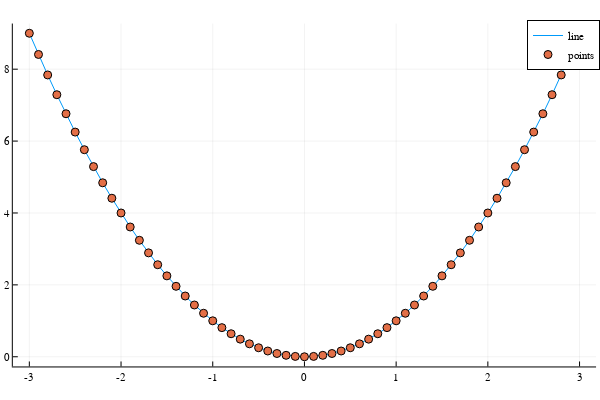

The notebook cell saved with this chart:
### Code cell
plot(x, y, label="line")
scatter!(x, y , label="points")

### Figure 1 — Plotly figure (JSON) as saved in the notebook; plotly's stock layout.template omitted (floating-point values rounded to 4 significant figures)
{"data": [{"colorbar": {"len": 0.9525, "title": "", "x": 0.9934, "y": 0.5139}, "legendgroup": "line", "line": {"color": "rgba(0, 154, 250, 1.000)", "dash": "solid", "shape": "linear", "width": 1}, "mode": "lines", "name": "line", "showlegend": true, "type": "scatter", "x": [-3, -2.9, -2.8, -2.7, -2.6, -2.5, -2.4, -2.3, -2.2, -2.1, -2, -1.9, -1.8, -1.7, -1.6, -1.5, -1.4, -1.3, -1.2, -1.1, -1, -0.9, -0.8, -0.7, -0.6, -0.5, -0.4, -0.3, -0.2, -0.1, 0, 0.1, 0.2, 0.3, 0.4, 0.5, 0.6, 0.7, 0.8, 0.9, 1, 1.1, 1.2, 1.3, 1.4, 1.5, 1.6, 1.7, 1.8, 1.9, 2, 2.1, 2.2, 2.3, 2.4, 2.5, 2.6, 2.7, 2.8, 2.9, 3], "xaxis": "x", "y": [9, 8.41, 7.84, 7.29, 6.76, 6.25, 5.76, 5.29, 4.84, 4.41, 4, 3.61, 3.24, 2.89, 2.56, 2.25, 1.96, 1.69, 1.44, 1.21, 1, 0.81, 0.64, 0.49, 0.36, 0.25, 0.16, 0.09, 0.04, 0.01, 0, 0.01, 0.04, 0.09, 0.16, 0.25, 0.36, 0.49, 0.64, 0.81, 1, 1.21, 1.44, 1.69, 1.96, 2.25, 2.56, 2.89, 3.24, 3.61, 4, 4.41, 4.84, 5.29, 5.76, 6.25, 6.76, 7.29, 7.84, 8.41, 9], "yaxis": "y"}, {"colorbar": {"len": 0.9525, "title": "", "x": 0.9934, "y": 0.5139}, "legendgroup": "points", "marker": {"color": "rgba(227, 111, 71, 1.000)", "line": {"color": "rgba(0, 0, 0, 1.000)", "width": 1}, "size": 8, "symbol": "circle"}, "mode": "markers", "name": "points", "showlegend": true, "type": "scatter", "x": [-3, -2.9, -2.8, -2.7, -2.6, -2.5, -2.4, -2.3, -2.2, -2.1, -2, -1.9, -1.8, -1.7, -1.6, -1.5, -1.4, -1.3, -1.2, -1.1, -1, -0.9, -0.8, -0.7, -0.6, -0.5, -0.4, -0.3, -0.2, -0.1, 0, 0.1, 0.2, 0.3, 0.4, 0.5, 0.6, 0.7, 0.8, 0.9, 1, 1.1, 1.2, 1.3, 1.4, 1.5, 1.6, 1.7, 1.8, 1.9, 2, 2.1, 2.2, 2.3, 2.4, 2.5, 2.6, 2.7, 2.8, 2.9, 3], "xaxis": "x", "y": [9, 8.41, 7.84, 7.29, 6.76, 6.25, 5.76, 5.29, 4.84, 4.41, 4, 3.61, 3.24, 2.89, 2.56, 2.25, 1.96, 1.69, 1.44, 1.21, 1, 0.81, 0.64, 0.49, 0.36, 0.25, 0.16, 0.09, 0.04, 0.01, 0, 0.01, 0.04, 0.09, 0.16, 0.25, 0.36, 0.49, 0.64, 0.81, 1, 1.21, 1.44, 1.69, 1.96, 2.25, 2.56, 2.89, 3.24, 3.61, 4, 4.41, 4.84, 5.29, 5.76, 6.25, 6.76, 7.29, 7.84, 8.41, 9], "yaxis": "y"}], "layout": {"annotations": [], "height": 400, "legend": {"bgcolor": "rgba(255, 255, 255, 1.000)", "bordercolor": "rgba(0, 0, 0, 1.000)", "borderwidth": 1, "font": {"color": "rgba(0, 0, 0, 1.000)", "family": "sans-serif", "size": 11}, "title": {"font": {"color": "rgba(0, 0, 0, 1.000)", "family": "sans-serif", "size": 15}, "text": ""}, "tracegroupgap": 0, "traceorder": "normal", "x": 1, "xanchor": "auto", "y": 1, "yanchor": "auto"}, "margin": {"b": 20, "l": 0, "r": 0, "t": 20}, "paper_bgcolor": "rgba(255, 255, 255, 1.000)", "plot_bgcolor": "rgba(255, 255, 255, 1.000)", "showlegend": true, "width": 600, "xaxis": {"anchor": "y", "domain": [0.02138, 0.9934], "gridcolor": "rgba(0, 0, 0, 0.100)", "gridwidth": 0.5, "linecolor": "rgba(0, 0, 0, 1.000)", "mirror": false, "range": [-3.18, 3.18], "showgrid": true, "showline": true, "showticklabels": true, "tickangle": 0, "tickcolor": "rgb(0, 0, 0)", "tickfont": {"color": "rgba(0, 0, 0, 1.000)", "family": "sans-serif", "size": 11}, "tickmode": "array", "ticks": "inside", "ticktext": ["-3", "-2", "-1", "0", "1", "2", "3"], "tickvals": [-3, -2, -1, 0, 1, 2, 3], "title": "", "titlefont": {"color": "rgba(0, 0, 0, 1.000)", "family": "sans-serif", "size": 15}, "type": "-", "visible": true, "zeroline": false, "zerolinecolor": "rgba(0, 0, 0, 1.000)"}, "yaxis": {"anchor": "x", "domain": [0.03762, 0.9902], "gridcolor": "rgba(0, 0, 0, 0.100)", "gridwidth": 0.5, "linecolor": "rgba(0, 0, 0, 1.000)", "mirror": false, "range": [-0.27, 9.27], "showgrid": true, "showline": true, "showticklabels": true, "tickangle": 0, "tickcolor": "rgb(0, 0, 0)", "tickfont": {"color": "rgba(0, 0, 0, 1.000)", "family": "sans-serif", "size": 11}, "tickmode": "array", "ticks": "inside", "ticktext": ["0", "2", "4", "6", "8"], "tickvals": [0, 2, 4, 6, 8], "title": "", "titlefont": {"color": "rgba(0, 0, 0, 1.000)", "family": "sans-serif", "size": 15}, "type": "-", "visible": true, "zeroline": false, "zerolinecolor": "rgba(0, 0, 0, 1.000)"}}}
